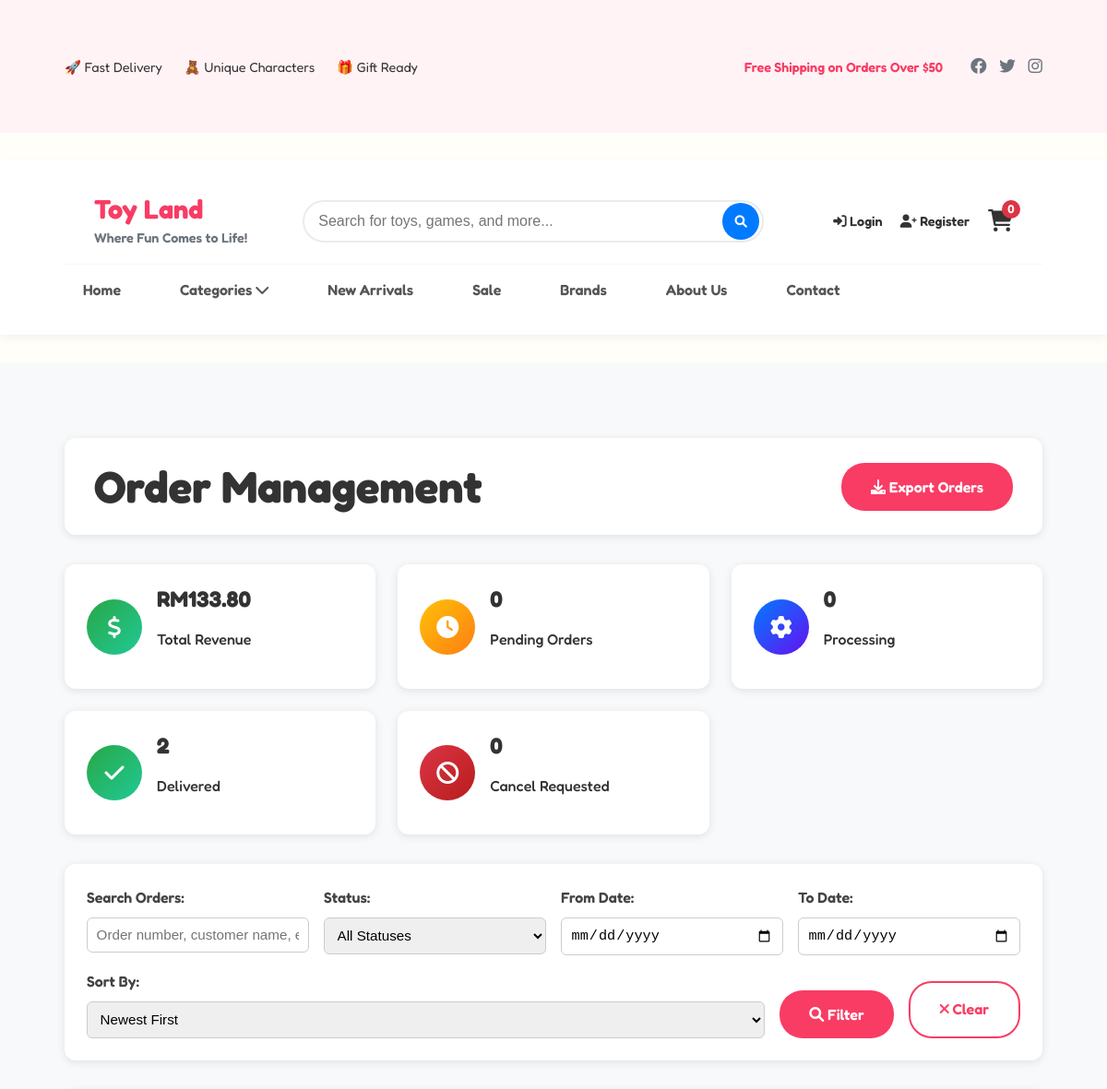
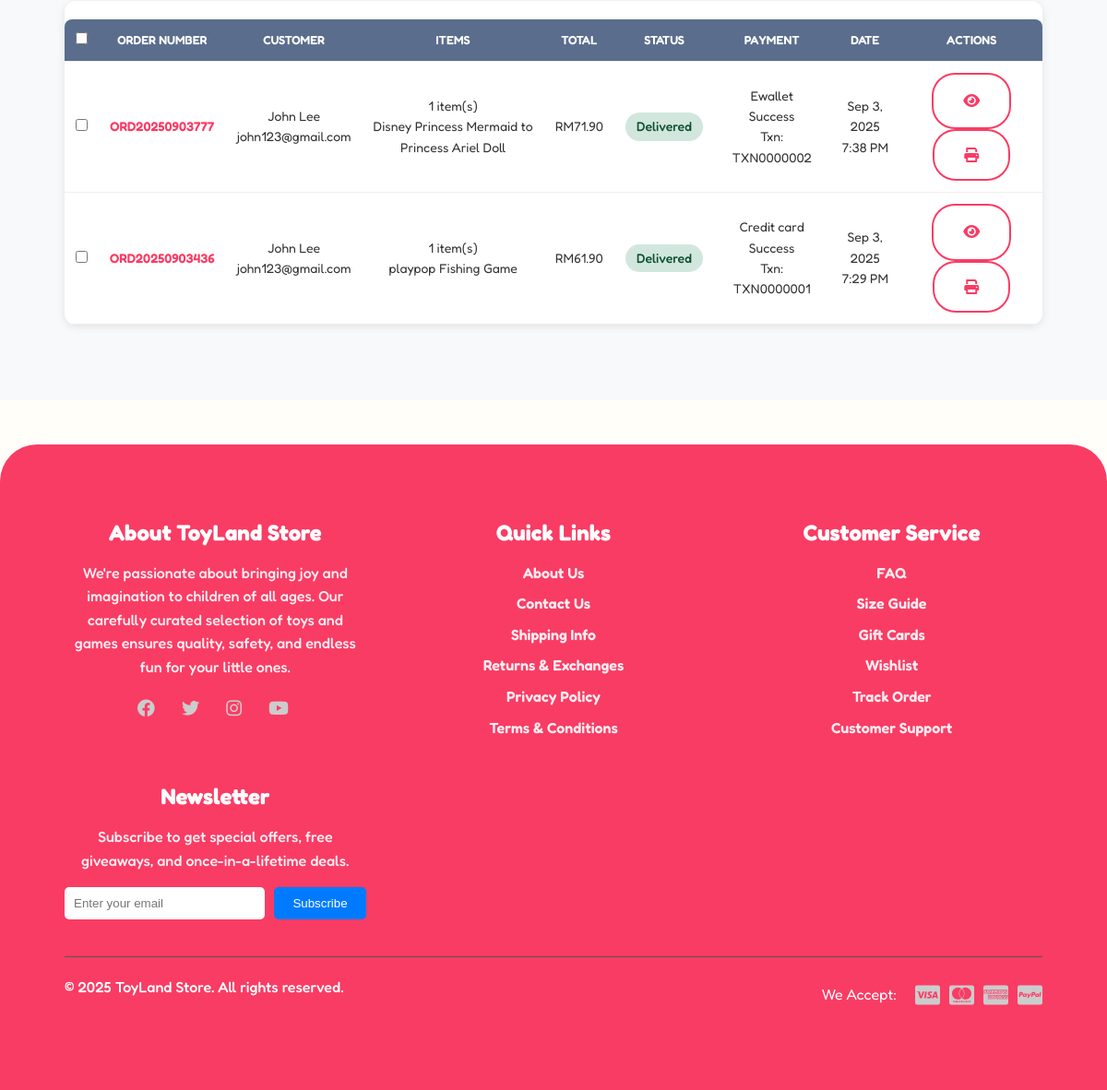
/root/admin/orders.php (signed in), run on the app's committed database (2 pictures, top to bottom).
### tables this page shows
CREATE TABLE `orders` (
  `order_id` varchar(11) NOT NULL,
  `user_id` varchar(11) NOT NULL,
  `order_number` varchar(20) NOT NULL,
  `subtotal` decimal(10,2) NOT NULL,
  `shipping_cost` decimal(10,2) NOT NULL DEFAULT 0.00,
  `discount_amount` decimal(10,2) NOT NULL DEFAULT 0.00,
  `total_amount` decimal(10,2) NOT NULL,
  `order_status` enum('pending','processing','shipped','delivered','cancel_requested','cancelled') DEFAULT 'pending',
  `tracking_number` varchar(100) DEFAULT NULL,
  `shipping_courier` varchar(100) DEFAULT NULL,
  `payment_id` varchar(11) DEFAULT NULL,
  `shipping_first_name` varchar(50) DEFAULT NULL,
  `shipping_last_name` varchar(50) DEFAULT NULL,
  `shipping_address_line1` varchar(255) DEFAULT NULL,
  `shipping_address_line2` varchar(255) DEFAULT NULL,
  `shipping_city` varchar(100) DEFAULT NULL,
  `shipping_state` varchar(100) DEFAULT NULL,
  `shipping_postal_code` varchar(20) DEFAULT NULL,
  `shipping_area` enum('west','east') NOT NULL,
  `billing_first_name` varchar(50) DEFAULT NULL,
  `billing_last_name` varchar(50) DEFAULT NULL,
  `billing_address_line1` varchar(255) DEFAULT NULL,
  `billing_address_line2` varchar(255) DEFAULT NULL,
  `billing_city` varchar(100) DEFAULT NULL,
  `billing_state` varchar(100) DEFAULT NULL,
  `billing_postal_code` varchar(20) DEFAULT NULL,
  `billing_area` enum('west','east') DEFAULT NULL,
  `contact_email` varchar(100) DEFAULT NULL,
  `contact_phone` varchar(20) DEFAULT NULL,
  `order_notes` text DEFAULT NULL,
  `created_at` timestamp NOT NULL DEFAULT current_timestamp(),
  `updated_at` timestamp NOT NULL DEFAULT current_timestamp() ON UPDATE current_timestamp(),
  `shipped_date` datetime DEFAULT NULL
);

CREATE TABLE `payments` (
  `payment_id` varchar(11) NOT NULL,
  `order_id` varchar(11) NOT NULL,
  `user_id` varchar(11) NOT NULL,
  `amount` decimal(10,2) NOT NULL,
  `payment_method` varchar(50) NOT NULL,
  `payment_status` enum('pending','completed','failed','refunded','success') DEFAULT 'pending',
  `transaction_id` varchar(50) DEFAULT NULL,
  `wallet_id` varchar(20) DEFAULT NULL,
  `payment_date` timestamp NOT NULL DEFAULT current_timestamp(),
  `created_at` timestamp NOT NULL DEFAULT current_timestamp(),
  `updated_at` timestamp NOT NULL DEFAULT current_timestamp() ON UPDATE current_timestamp()
);

### root/admin/orders.php (the view, shortened to what this page needs)
<?php
require_once '../includes/db.php';
$search = $_GET['search'] ?? '';
$date_from = $_GET['date_from'] ?? '';
$date_to = $_GET['date_to'] ?? '';
$sort = $_GET['sort'] ?? 'newest';
$where_conditions = [];
$params = [];
$where_clause = !empty($where_conditions) ? 'WHERE ' . implode(' AND ', $where_conditions) : '';
$order_by = match($sort) {
    'newest' => 'o.created_at DESC',
    'oldest' => 'o.created_at ASC',
    'amount_high' => 'o.total_amount DESC',
    'amount_low' => 'o.total_amount ASC',
    'status' => 'o.order_status ASC, o.created_at DESC',
    default => 'o.created_at DESC'
};
$page = isset($_GET['page']) ? max(1, intval($_GET['page'])) : 1;
$per_page = 20;
$offset = ($page - 1) * $per_page;
$per_page = (int)$per_page;
$offset = (int)$offset;
$query = "
    SELECT o.*,
           u.username, u.email,
           pay.payment_method,
           pay.payment_status,
           pay.transaction_id,
           COUNT(oi.product_id) as item_count,
           GROUP_CONCAT(DISTINCT p.name ORDER BY p.name SEPARATOR ', ') as product_names
    FROM orders o
    JOIN user u ON o.user_id = u.user_id
    LEFT JOIN order_items oi ON o.order_id = oi.order_id
    LEFT JOIN products p ON oi.product_id = p.product_id
    LEFT JOIN payments pay ON o.payment_id = pay.payment_id
    $where_clause
    GROUP BY o.order_id
    ORDER BY $order_by
    LIMIT $per_page OFFSET $offset
";
$stmt = $pdo->prepare($query);
$stmt->execute($params);
$orders = $stmt->fetchAll(PDO::FETCH_ASSOC);
$stats_stmt = $pdo->prepare("
    SELECT
        order_status,
        COUNT(*) as count,
        SUM(total_amount) as total_value
    FROM orders
    GROUP BY order_status
");
$stats_stmt->execute();
$status_stats = $stats_stmt->fetchAll(PDO::FETCH_ASSOC);
include '../includes/header.php';
?>
<section class="admin-orders-section">
    <div class="container">
        <div class="page-header">
            <h1>Order Management</h1>
            <div class="header-actions">
                <button class="btn btn-primary" onclick="exportOrders()">
                    <i class="fas fa-download"></i> Export Orders
                </button>
            </div>
        </div>
        <div class="quick-stats">
            <?php
            $total_revenue = 0;
            $pending_count = 0;
            $processing_count = 0;
            $delivered_count = 0;
            $cancel_requested_count = 0;
            foreach ($status_stats as $stat) {
                $total_revenue += $stat['total_value'];
                switch ($stat['order_status']) {
                    case 'delivered': $delivered_count = $stat['count']; break;
                }
            }
            ?>
            <div class="stat-card">
                <div class="stat-icon revenue">
                    <i class="fas fa-dollar-sign"></i>
                </div>
                <div class="stat-info">
                    <h3>RM<?= number_format($total_revenue, 2) ?></h3>
                    <p>Total Revenue</p>
                </div>
            </div>
            <div class="stat-card">
                <div class="stat-icon pending">
                    <i class="fas fa-clock"></i>
                </div>
                <div class="stat-info">
                    <h3><?= $pending_count ?></h3>
                    <p>Pending Orders</p>
                </div>
            </div>
            <div class="stat-card">
                <div class="stat-icon processing">
                    <i class="fas fa-cog"></i>
                </div>
                <div class="stat-info">
                    <h3><?= $processing_count ?></h3>
                    <p>Processing</p>
                </div>
            </div>
            <div class="stat-card">
                <div class="stat-icon delivered">
                    <i class="fas fa-check"></i>
                </div>
                <div class="stat-info">
                    <h3><?= $delivered_count ?></h3>
                    <p>Delivered</p>
                </div>
            </div>
            <div class="stat-card">
                <div class="stat-icon cancel-requested">
                    <i class="fas fa-ban"></i>
                </div>
            <div class="stat-info">
                <h3><?= $cancel_requested_count ?></h3>
                <p>Cancel Requested</p>
            </div>
        </div>
    </div>
        <div class="filters-section">
            <form method="GET" class="filters-form" id="filters-form">
                <div class="filter-group">
                    <label for="search">Search Orders:</label>
                    <input type="text" id="search" name="search"
                           value="<?= htmlspecialchars($search) ?>"
                           placeholder="Order number, customer name, email...">
                </div>
                <div class="filter-group">
                    <label for="status">Status:</label>
                    <select id="status" name="status">
                        <option value="">All Statuses</option>
                    </select>
                </div>
                <div class="filter-group">
                    <label for="date_from">From Date:</label>
                    <input type="date" id="date_from" name="date_from" value="<?= htmlspecialchars($date_from) ?>">
                </div>
                <div class="filter-group">
                    <label for="date_to">To Date:</label>
                    <input type="date" id="date_to" name="date_to" value="<?= htmlspecialchars($date_to) ?>">
                </div>
                <div class="filter-group">
                    <label for="sort">Sort By:</label>
                    <select id="sort" name="sort">
                        <option value="newest" <?= $sort === 'newest' ? 'selected' : '' ?>>Newest First</option>
                    </select>
                </div>
                <div class="filter-actions">
                    <button type="submit" class="btn btn-primary">
                        <i class="fas fa-search"></i> Filter
                    </button>
                    <a href="orders.php" class="btn btn-outline">
                        <i class="fas fa-times"></i> Clear
                    </a>
                </div>
            </form>
        </div>
        <div class="orders-table-container">
            <?php if (empty($orders)): ?>
            <div class="no-orders">
                <i class="fas fa-inbox"></i>
                <h3>No Orders Found</h3>
                <p>No orders match your current filters.</p>
            </div>
            <?php else: ?>
            <table class="orders-table">
                <thead>
                    <tr>
                        <th>
                            <input type="checkbox" id="select-all">
                        </th>
                        <th>Order Number</th>
                        <th>Customer</th>
                        <th>Items</th>
                        <th>Total</th>
                        <th>Status</th>
                        <th>Payment</th>
                        <th>Date</th>
                        <th>Actions</th>
                    </tr>
                </thead>
                <tbody>
                    <?php foreach ($orders as $order): ?>
                    <tr class="order-row" data-order-id="<?= $order['order_id'] ?>">
                        <td>
                            <input type="checkbox" class="order-checkbox" value="<?= $order['order_id'] ?>">
                        </td>
                        <td>
                            <div class="order-number">
                                <a href="order_details.php?id=<?= $order['order_id'] ?>">
                                    <?= htmlspecialchars($order['order_number']) ?>
                                </a>
                            </div>
                        </td>
                        <td>
                            <div class="customer-info">
                                <div class="customer-name">
                                    <?= htmlspecialchars($order['shipping_first_name'] . ' ' . $order['shipping_last_name']) ?>
                                </div>
                                <div class="customer-email">
                                    <?= htmlspecialchars($order['contact_email']) ?>
                                </div>
                            </div>
                        </td>
                        <td>
                            <div class="items-info">
                                <div class="item-count"><?= $order['item_count'] ?> item(s)</div>
                                <div class="item-preview" title="<?= htmlspecialchars($order['product_names']) ?>">
                                    <?= htmlspecialchars(substr($order['product_names'], 0, 50)) ?>
                                </div>
                            </div>
                        </td>
                        <td>
                            <div class="order-total">
                                RM<?= number_format($order['total_amount'], 2) ?>
                            </div>
                        </td>
                        <td>
                            <div class="status-container">
                                <span class="status-badge status-<?= $order['order_status'] ?>">
                                    <?= ucfirst($order['order_status']) ?>
                                </span>
                            </div>
                        </td>
                        <td>
                            <div class="payment-info">
                                <div class="payment-method">
                                    <?= ucfirst(str_replace('_', ' ', $order['payment_method'])) ?>
                                </div>
                                <div class="payment-status status-<?= $order['payment_status'] ?>">
                                    <?= ucfirst($order['payment_status']) ?>
                                </div>
                                <?php if (!empty($order['transaction_id'])): ?>
                                <div class="transaction-id">
                                    Txn: <?= htmlspecialchars($order['transaction_id']) ?>
                                </div>
                                <?php endif; ?>
                            </div>
                        </td>
                        <td>
                            <div class="order-date">
                                <div class="date"><?= date('M j, Y', strtotime($order['created_at'])) ?></div>
                                <div class="time"><?= date('g:i A', strtotime($order['created_at'])) ?></div>
                            </div>
                        </td>
                        <td>
                            <div class="action-buttons">
                                <a href="order_details.php?id=<?= $order['order_id'] ?>"
                                   class="btn btn-sm btn-outline" title="View Details">
                                    <i class="fas fa-eye"></i>
                                </a>
                                <button class="btn btn-sm btn-outline"
                                         onclick="printOrder('<?= $order['order_id'] ?>')" title="Print">
                                    <i class="fas fa-print"></i></button>
                            </div>
                        </td>
                    </tr>
                    <?php endforeach; ?>
                </tbody>
            </table>
            <?php endif; ?>
        </div>
    </div>
</section>
<?php include '../includes/footer.php'; ?>

### data on the page
orders: order_number "ORD20250903777", shipping_first_name+shipping_last_name "John Lee", contact_email "john123@gmail.com", item_count "1", product_names "Disney Princess Mermaid to Princess Ariel Doll", total_amount "71.90", order_status "Delivered", payment.payment_method "Ewallet", payment.payment_status "Success", payment.transaction_id "TXN0000002", created_at "Sep 3, 2025", created_at "7:38 PM"
orders: order_number "ORD20250903436", shipping_first_name+shipping_last_name "John Lee", contact_email "john123@gmail.com", item_count "1", product_names "playpop Fishing Game", total_amount "61.90", order_status "Delivered", payment.payment_method "Credit card", payment.payment_status "Success", payment.transaction_id "TXN0000001", created_at "Sep 3, 2025", created_at "7:29 PM"

### other printed values
$cart_count "0"
$total_revenue "133.80"
$pending_count "0"
$processing_count "0"
$delivered_count "2"
$cancel_requested_count "0"
